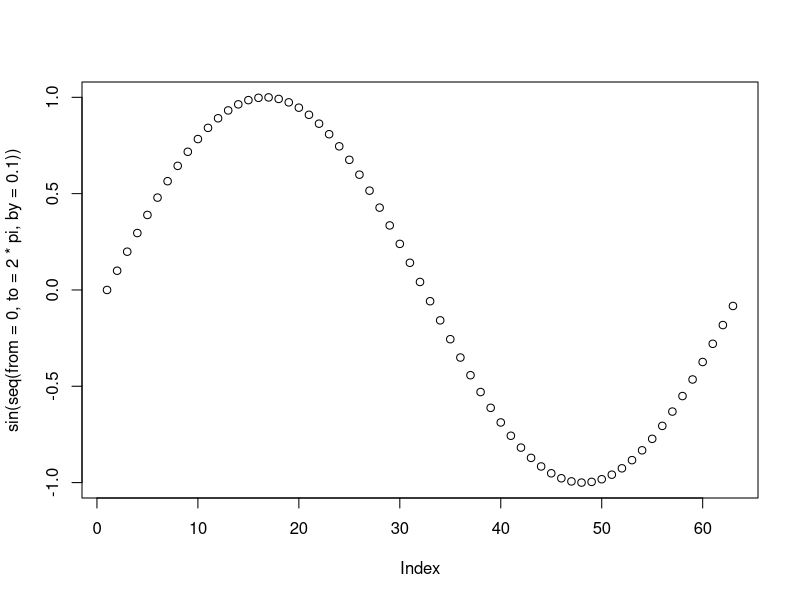
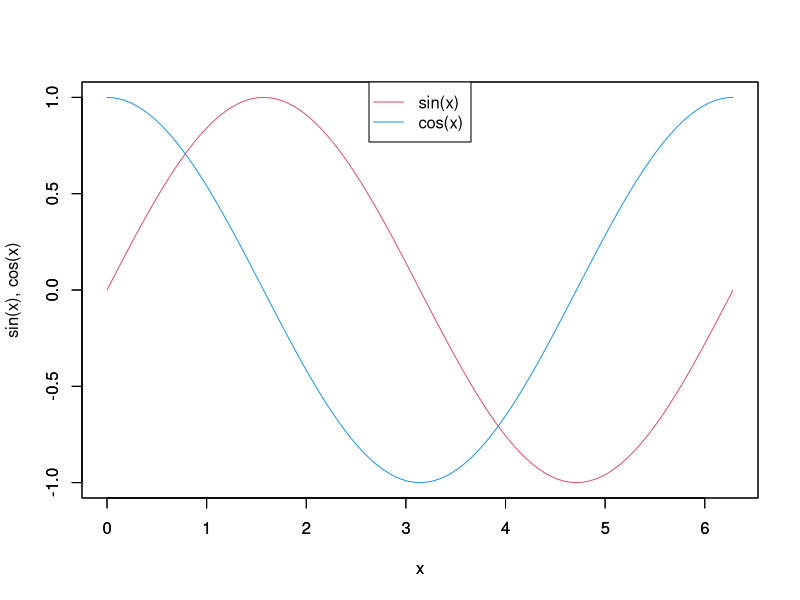
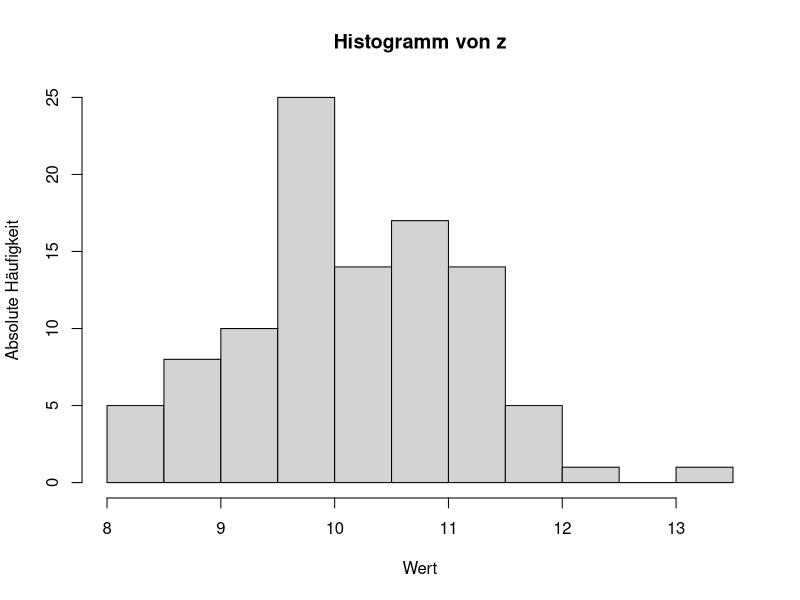
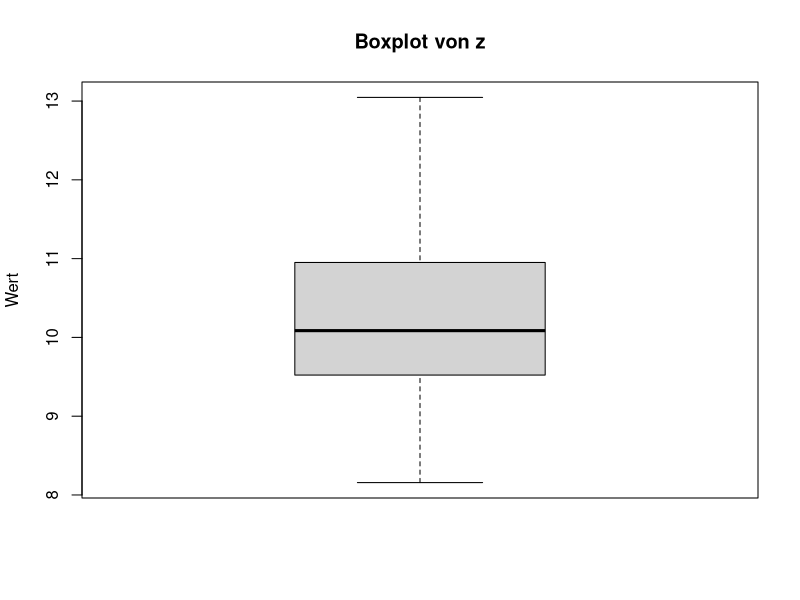

Source code (R) for these figures, in order:
# ---------------------------------------------------------
# Name:         Explorative Datenanalyse mit R / Übungsblatt 1
# Autor:        Felix Reichel
# Datum:        2021-10-10
# ---------------------------------------------------------
# 1. Vektoren und Zuweisungen
# a. Erzeugen Sie einen Vektor x, der aus den geraden ganzen Zahlen von 0 bis 20 besteht.
x <- c(0, 2, 4, 6, 8, 10, 12, 14, 16, 18, 20)
# mittels Sequenz
x <- seq(from = 0, to = 20, by = 2)
# oder zufällig
x2 <- floor(runif(10, min = 0, max = 10))  # mit ungeraden ganzen Zahlen von 0 bis 10
x2 <- x * 2                                # mit geraden ganzen Zahlen von 0 bis 20

# b. Berechnen Sie die Länge des Vektors x mit Hilfe eines geeigneten Befehls.
length(x)

# c. Ermitteln Sie 𝑥2 und weisen Sie das Ergebnis einem Vektor y zu.
y <- x^2

# d. Berechnen Sie die Summe der Elemente des Vektors y mit Hilfe eines geeigneten Befehls.
sum(y)

# e. Berechnen Sie 𝑥/𝑦 sowie 𝑒𝑥/𝑦. Falls Sie richtig gerechnet haben, sind in den Ergebnissen die
#Konstanten NaN bzw. Inf enthalten. Beschreiben Sie in eigenen Worten die Bedeutung dieser
#Konstanten.
x/y 
# A: Für den ersten Wert wird 0/0 ausgeführt. 0/0 ist ein nicht definierter Ausdruck => daher NaN
exp(x)/y  # e^0/0 = 1/0 
# A: 1 geteilt durch 0 ist unendlich, denn Grenzwert lim x->0 n/x = ∞.

# 2. Funktionen, Vergleichsoperatoren und grafische Darstellung
# a. Überprüfen Sie die trigonometrische Beziehung sin2 𝑥 + cos2 𝑥 = 1 für die Werte x ∈ {−1,0,1}.
x <- c(-1, 0, 1) 
sin(x)^2 + cos(x)^2 == 1      # TRUE TRUE TRUE

# b. Erklären Sie, ob die Winkelfunktionen im Grad- oder Bogenmaß berechnet werden.
sin(1)
sin(pi/2)
plot(sin(seq(from = 0, to = 2 * pi, by = 0.1)))
# A: Die Winkelfunktion wird in Bogenmaß berechnet.

# c. Stellen Sie die Winkelfunktion 𝑠𝑖𝑛 𝑥 und 𝑐𝑜𝑠 𝑥 für 𝑥 ∈ [0,2π] in einem gemeinsamen
# Koordinatensystem grafisch dar und beschriften Sie es mit Hilfe des Befehls legend.
# Hinweis: Verwenden Sie den Befehl par(new=TRUE) nach dem ersten Plot-Befehl, damit beim
# nächsten Plot-Befehl das Fenster nicht gelöscht wird.
x <- seq(0, 2*pi, length.out = 101)
plot(x, sin(x), col = 2, type="l", ylab = "sin(x), cos(x)")
par(new=TRUE)
plot(x, cos(x), col = 4, type="l", ylab = "")
legend("top", legend = c("sin(x)", "cos(x)"), col = c(2, 4), lty = c(1, 1), pch = c(NA, NA))

# d. Berechnen Sie 𝑠𝑖𝑛 𝑥 für die Werte x ∈ {0, π/2, π,  3π/2,  2π} mit Hilfe einer einzigen
# Befehlszeile und interpretieren Sie das Ergebnis
result <- sin(c(0, pi/2, pi, 3*pi/2, 2*pi))

# e. Überprüfen Sie die Eigenschaft 𝑠𝑖𝑛(0) = 𝑠𝑖𝑛(2π).
sin(0) == sin(2*pi)        # => ohne Runden FALSE
sin(0) == round(sin(2*pi)) # => mit Runden TRUE


# 3. Erste statistische Datenanalysen
# a. Erzeugen Sie mit Hilfe des Befehls rnorm einen Vektor 𝑧, der 100 normalverteilte
# Zufallsvariablen mit dem Erwartungswert 10 und der Standardabweichung 1 enthält. 
z <- rnorm(100, mean = 10, sd = 1)

# b) Berechnen Sie das arithmetische Mittel, die Varianz und die Standardabweichung von 𝑧.
mean(z)
var(z)
sd(z)

# c) Erzeugen Sie ein Histogramm von 𝑧 und beschriften Sie sowohl das Histogramm als auch die
# horizontale Achse.
hist(z, main = "Histogramm von z", ylab = "Absolute Häufigkeit", xlab = "Wert")

# d) Erzeugen Sie einen Boxplot von 𝑧 und beschriften Sie es.
boxplot(z, main = "Boxplot von z", ylab = "Wert")

# e) Finden Sie einen Zusammenhang zwischen dem Ergebnis des Befehls summary(z) und des
#Boxplots in d).
summary(z)
# A: Ja, vom Boxplot lässt sich im Prinzip alles bis auf den arithmetischen Mittelwert ablesen.
